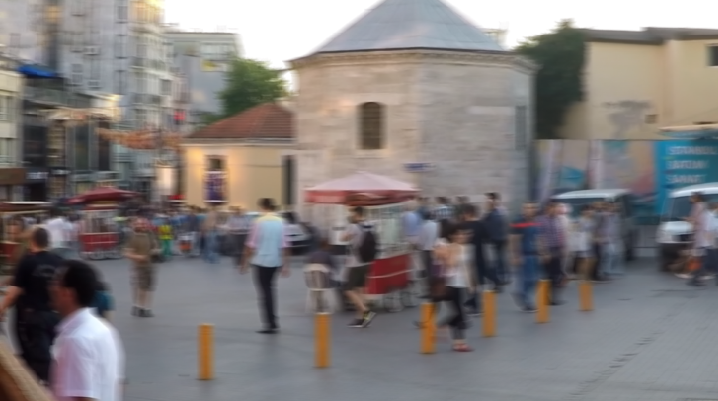
#> input picture file/jijin.png, 718 x 401 px, found by its file name
$ python motion_blur_corrector.py   (older library calls are emulated)
#> lines starting #> are read from the running program, lines starting #| are printed output that depends on the picture
import cv2
import numpy as np
from PIL import Image, ImageFilter, ImageEnhance
import os

class MotionBlurCorrector:
    def __init__(self):
        pass

    def detect_motion_direction(self, image):
        """
        흔들림 방향을 감지합니다.
        """
        gray = cv2.cvtColor(image, cv2.COLOR_BGR2GRAY)

        # 소벨 필터로 가장자리 검출
        sobelx = cv2.Sobel(gray, cv2.CV_64F, 1, 0, ksize=3)
        sobely = cv2.Sobel(gray, cv2.CV_64F, 0, 1, ksize=3)

        # 방향 계산
        magnitude = np.sqrt(sobelx**2 + sobely**2)
        angle = np.arctan2(sobely, sobelx)

        # 평균 각도로 흔들림 방향 추정
        avg_angle = np.mean(angle[magnitude > np.mean(magnitude)])

        return avg_angle, magnitude

    def create_deblur_kernel(self, length=15, angle=0):
        """
        모션 블러 보정을 위한 커널을 생성합니다.
        """
        # 각도를 라디안으로 변환
        angle = np.deg2rad(angle)

        # 커널 크기 설정
        kernel_size = length
        kernel = np.zeros((kernel_size, kernel_size))

        # 중심점
        center = kernel_size // 2

        # 선형 모션 블러 커널 생성
        for i in range(kernel_size):
            x = int(center + (i - center) * np.cos(angle))
            y = int(center + (i - center) * np.sin(angle))

            if 0 <= x < kernel_size and 0 <= y < kernel_size:
                kernel[y, x] = 1

        # 정규화
        kernel = kernel / np.sum(kernel) if np.sum(kernel) != 0 else kernel

        return kernel

    def wiener_deconvolution(self, image, kernel, noise_ratio=0.01):
        """
        위너 디컨볼루션을 사용한 블러 제거
        """
        # 이미지를 float32로 변환
        image_float = image.astype(np.float32) / 255.0

        # FFT 변환
        img_fft = np.fft.fft2(image_float)
        kernel_fft = np.fft.fft2(kernel, s=image_float.shape)

        # 위너 필터 적용
        kernel_conj = np.conj(kernel_fft)
        kernel_mag_sq = np.abs(kernel_fft) ** 2

        # 위너 디컨볼루션 공식
        wiener_filter = kernel_conj / (kernel_mag_sq + noise_ratio)
        result_fft = img_fft * wiener_filter

        # 역 FFT 변환
        result = np.fft.ifft2(result_fft)
        result = np.abs(result)

        # 0-255 범위로 변환
        result = np.clip(result * 255, 0, 255).astype(np.uint8)

        return result

    def advanced_deblur(self, image):
        """
        고급 디블러링 기법을 적용합니다.
        """
        # 언샤프 마스킹
        gaussian = cv2.GaussianBlur(image, (0, 0), 2.0)
        unsharp = cv2.addWeighted(image, 1.5, gaussian, -0.5, 0)

        # 적응적 히스토그램 평활화
        if len(image.shape) == 3:
            lab = cv2.cvtColor(unsharp, cv2.COLOR_BGR2LAB)
            l, a, b = cv2.split(lab)
            clahe = cv2.createCLAHE(clipLimit=3.0, tileGridSize=(8, 8))
            l = clahe.apply(l)
            enhanced = cv2.merge([l, a, b])
            enhanced = cv2.cvtColor(enhanced, cv2.COLOR_LAB2BGR)
        else:
            clahe = cv2.createCLAHE(clipLimit=3.0, tileGridSize=(8, 8))
            enhanced = clahe.apply(unsharp)

        return enhanced

    def denoise_image(self, image):
        """
        노이즈 제거
        """
        # Non-local means denoising
        if len(image.shape) == 3:
            denoised = cv2.fastNlMeansDenoisingColored(image, None, 10, 10, 7, 21)
        else:
            denoised = cv2.fastNlMeansDenoising(image, None, 10, 7, 21)

        return denoised

    def enhance_sharpness(self, image):
        """
        선명도 향상
        """
        # OpenCV를 PIL로 변환
        if len(image.shape) == 3:
            image_rgb = cv2.cvtColor(image, cv2.COLOR_BGR2RGB)
        else:
            image_rgb = image

        pil_image = Image.fromarray(image_rgb)

        # 선명도 향상
        enhancer = ImageEnhance.Sharpness(pil_image)
        sharpened = enhancer.enhance(1.5)

        # 대비 향상
        enhancer = ImageEnhance.Contrast(sharpened)
        contrasted = enhancer.enhance(1.2)

        # 다시 OpenCV로 변환
        result_array = np.array(contrasted)
        if len(image.shape) == 3:
            result_cv = cv2.cvtColor(result_array, cv2.COLOR_RGB2BGR)
        else:
            result_cv = result_array

        return result_cv

    def correct_motion_blur(self, image_path, output_path=None):
        """
        모션 블러 보정을 수행합니다.
        """
        try:
            # 이미지 로드
            print("이미지 로드 중...")
            image = cv2.imread(image_path)
            if image is None:
                raise ValueError(f"이미지를 로드할 수 없습니다: {image_path}")

            print("흔들림 감지 및 분석 중...")
            # 흔들림 방향 감지
            angle, magnitude = self.detect_motion_direction(image)
            print(f"감지된 흔들림 각도: {np.degrees(angle):.2f}도")

            # 각 채널별로 처리
            corrected_channels = []
            for i in range(3):  # BGR 채널
                channel = image[:, :, i]

                print(f"채널 {i+1} 처리 중...")

                # 디블러링 커널 생성
                kernel = self.create_deblur_kernel(length=15, angle=np.degrees(angle))

                # 위너 디컨볼루션 적용
                deblurred = self.wiener_deconvolution(channel, kernel, noise_ratio=0.01)

                corrected_channels.append(deblurred)

            # 채널 합치기
            corrected = cv2.merge(corrected_channels)

            print("고급 디블러링 적용 중...")
            # 고급 디블러링 기법 적용
            advanced_corrected = self.advanced_deblur(corrected)

            print("노이즈 제거 중...")
            # 노이즈 제거
            denoised = self.denoise_image(advanced_corrected)

            print("선명도 향상 중...")
            # 선명도 향상
            final_result = self.enhance_sharpness(denoised)

            # 출력 경로 설정
            if output_path is None:
                base_name = os.path.splitext(image_path)[0]
                ext = os.path.splitext(image_path)[1]
                output_path = f"{base_name}_motion_corrected{ext}"

            # 결과 저장
            cv2.imwrite(output_path, final_result)
            print(f"모션 블러 보정 완료: {output_path}")

            return output_path

        except Exception as e:
            print(f"오류 발생: {str(e)}")
            return None

def main():
    # 이미지 경로
    image_path = "C:/develop/vision-test/file/jijin.png"

    # 모션 블러 보정기 생성
    corrector = MotionBlurCorrector()

    # 모션 블러 보정 실행
    result = corrector.correct_motion_blur(image_path)
#> in correct_motion_blur, image is the input picture: shape (401, 718, 3); mean B, G, R 124.1, 124.7, 129.4
#> in detect_motion_direction, `angle = np.arctan2(sobely, sobelx)`:
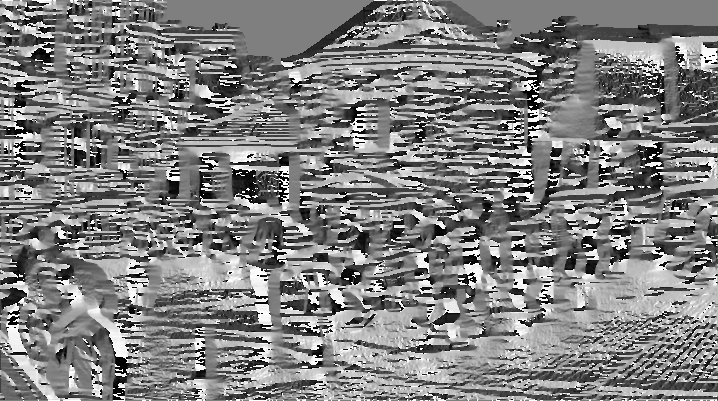
#> angle: shape (401, 718) float64; min -3.14, max 3.14, mean 0.029; drawn with min black and max white
#> in detect_motion_direction, `avg_angle = np.mean(angle[magnitude > np.mean(magnitude)])`: avg_angle = -0.0332
#| 감지된 흔들림 각도: -1.90도
#> the loop in correct_motion_blur, `for i in range(3):` made 3 passes
#> pass 1, in correct_motion_blur, `channel = image[:, :, i]`:
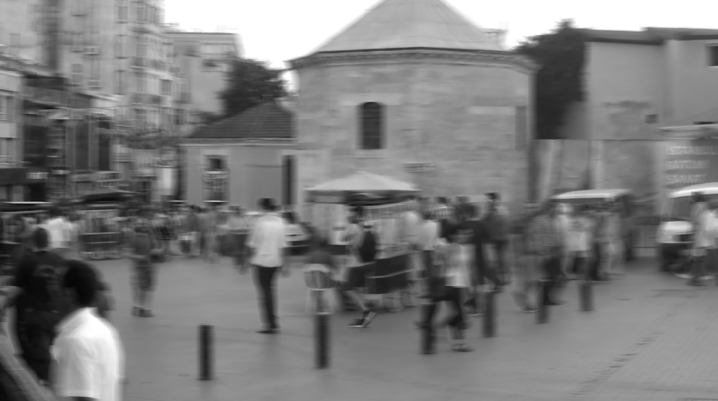
#> channel: shape (401, 718); min 6, max 255, mean 124.1
#> pass 1, in wiener_deconvolution, `kernel_mag_sq = np.abs(kernel_fft) ** 2`:
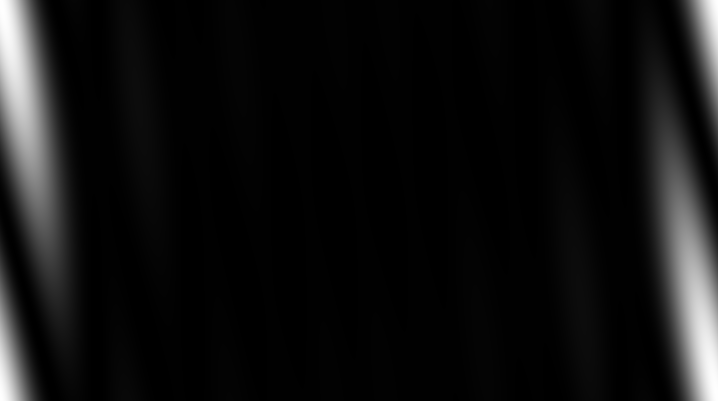
#> kernel_mag_sq: shape (401, 718) float64; min 1.24e-07, max 1, mean 0.0667
#> pass 1, in wiener_deconvolution, `result = np.abs(result)`:
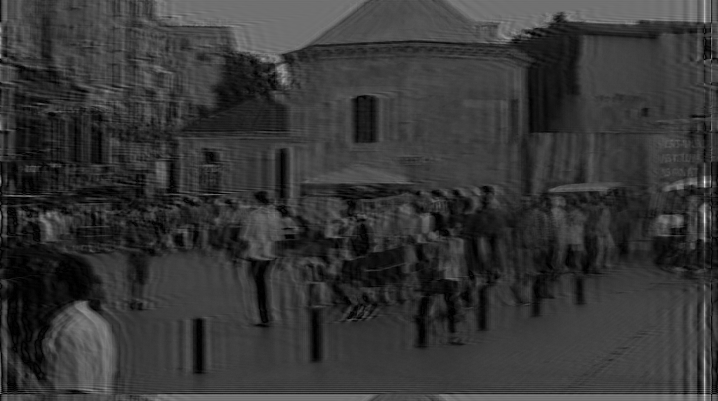
#> result: shape (401, 718) float64; min 2.81e-06, max 2.24, mean 0.484; drawn with min black and max white
#> after the loop in correct_motion_blur, `for i in range(3):`:
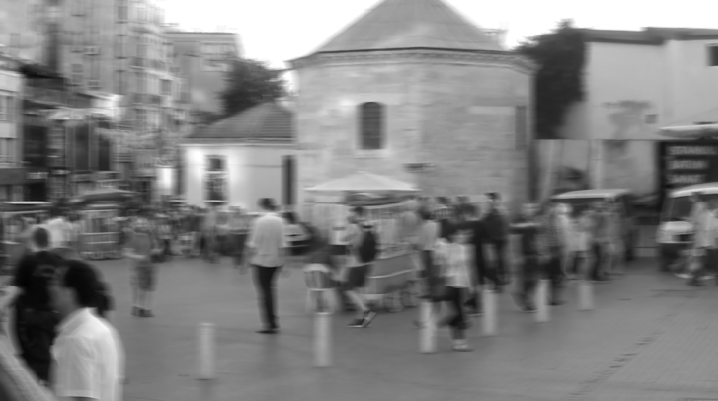
#> channel: shape (401, 718); min 3, max 255, mean 129.4
#> after the loop in correct_motion_blur, `for i in range(3):`: corrected_channels = 3 items
#> in advanced_deblur, `lab = cv2.cvtColor(unsharp, cv2.COLOR_BGR2LAB)`: lab: shape (401, 718, 3); mean of channels 0, 1, 2 130.8, 130.2, 129.1
#> in advanced_deblur, `l, a, b = cv2.split(lab)`:
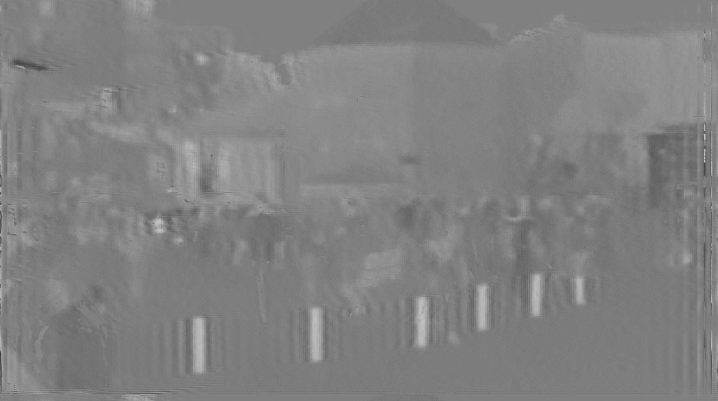
#> b: shape (401, 718); min 61, max 197, mean 129.1
#> in advanced_deblur, `enhanced = cv2.merge([l, a, b])`: enhanced: shape (401, 718, 3); mean of channels 0, 1, 2 135.7, 130.2, 129.1
#> in enhance_sharpness, `contrasted = enhancer.enhance(1.2)`:
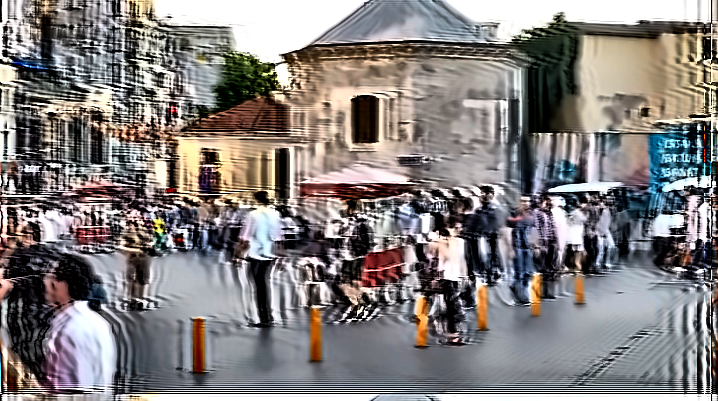
#> contrasted: PIL image 718x401 RGB; mean R, G, B 132.3, 127.5, 126.5

    if result:
        print(f"성공적으로 보정된 이미지: {result}")
    else:
        print("이미지 보정에 실패했습니다.")

if __name__ == "__main__":
    main()

$ run again, with file/generated_image.png copied over file/jijin.png
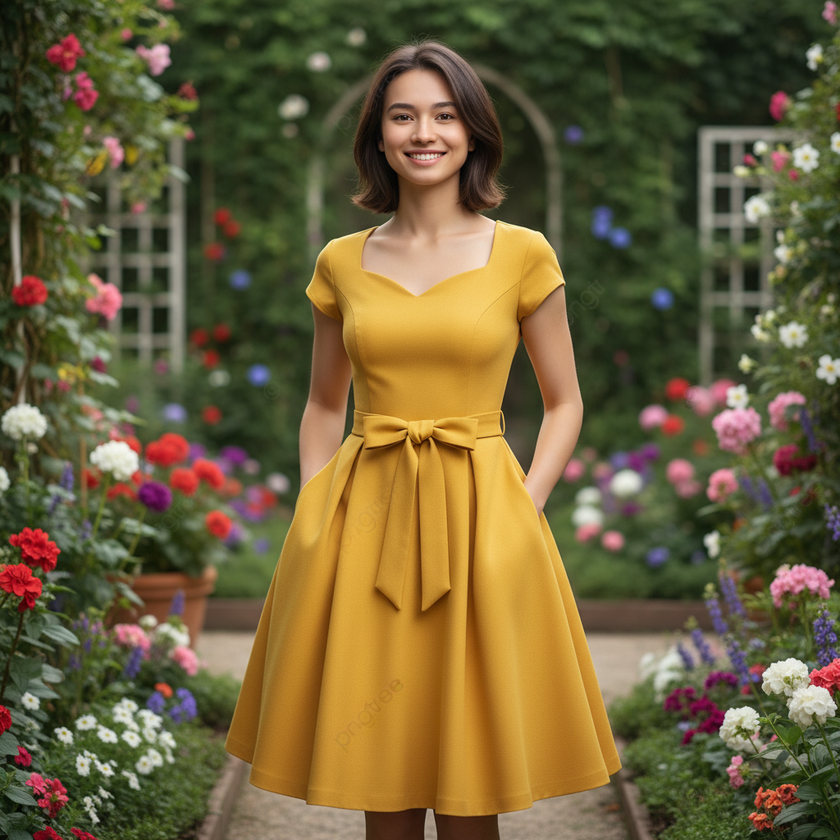
#> input picture file/generated_image.png, 840 x 840 px, shrunk from 1024 x 1024 before the run, found by its file name
#> in correct_motion_blur, image is the input picture: shape (840, 840, 3); mean B, G, R 58.1, 95.6, 108.8
#> avg_angle = 0.0348
#| 감지된 흔들림 각도: 1.99도
#> after the loop in correct_motion_blur, `for i in range(3):`:
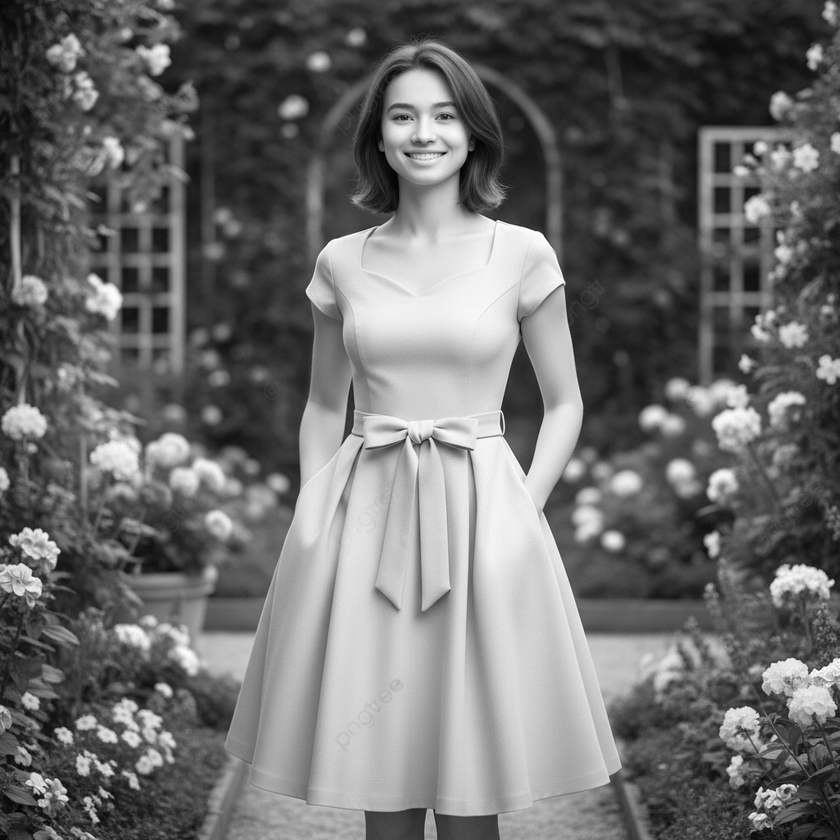
#> channel: shape (840, 840); min 0, max 255, mean 108.8
#> after the loop in correct_motion_blur, `for i in range(3):`: corrected_channels = 3 items
#> lab: shape (840, 840, 3); mean of channels 0, 1, 2 104.3, 128.9, 148.7
#> in denoise_image, `denoised = cv2.fastNlMeansDenoisingColored(image, None, 10, 10, 7, 21)`:
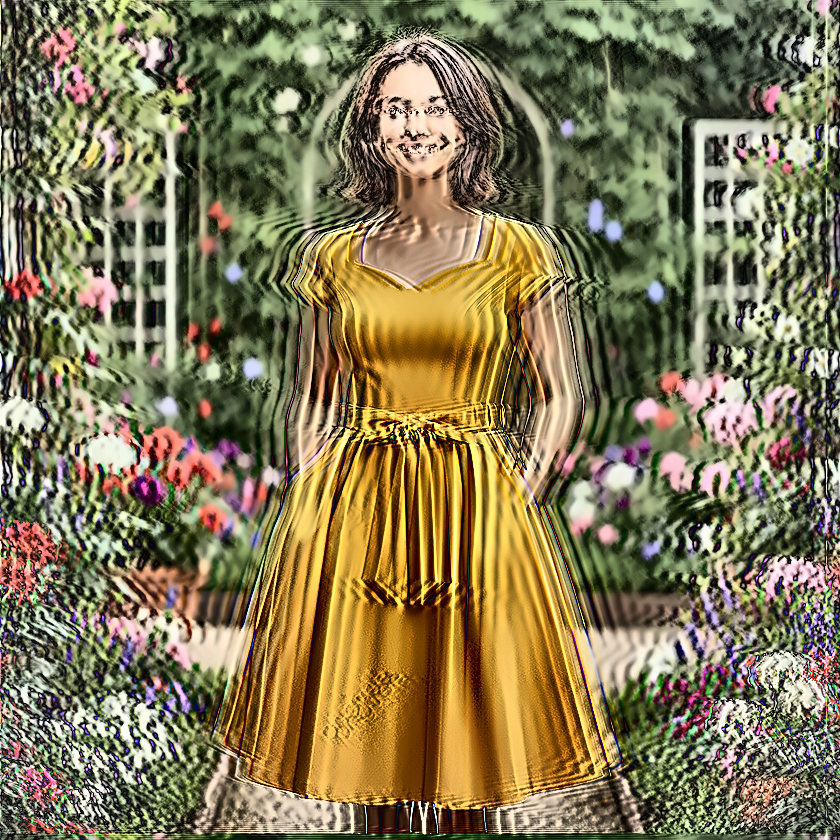
#> denoised: shape (840, 840, 3); mean B, G, R 83.5, 119, 130.4

$ run again, with file/bg.jpg saved as file/jijin.png
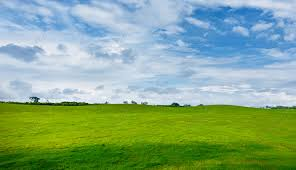
#> input picture file/bg.jpg, 296 x 170 px, found by its file name
#> in correct_motion_blur, image is the input picture: shape (170, 296, 3); mean B, G, R 136.3, 169.4, 134.7
#> avg_angle = -0.0429
#| 감지된 흔들림 각도: -2.46도
#> after the loop in correct_motion_blur, `for i in range(3):`:
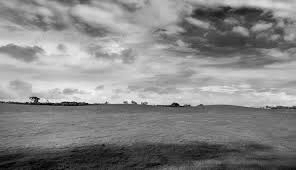
#> channel: shape (170, 296); min 0, max 245, mean 134.7
#> after the loop in correct_motion_blur, `for i in range(3):`: corrected_channels = 3 items
#> lab: shape (170, 296, 3); mean of channels 0, 1, 2 167, 115.9, 135.9
#> in enhance_sharpness, `contrasted = enhancer.enhance(1.2)`:
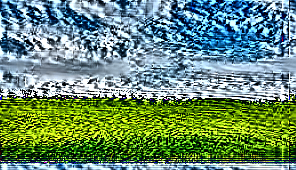
#> contrasted: PIL image 296x170 RGB; mean R, G, B 105.4, 140, 112.7
